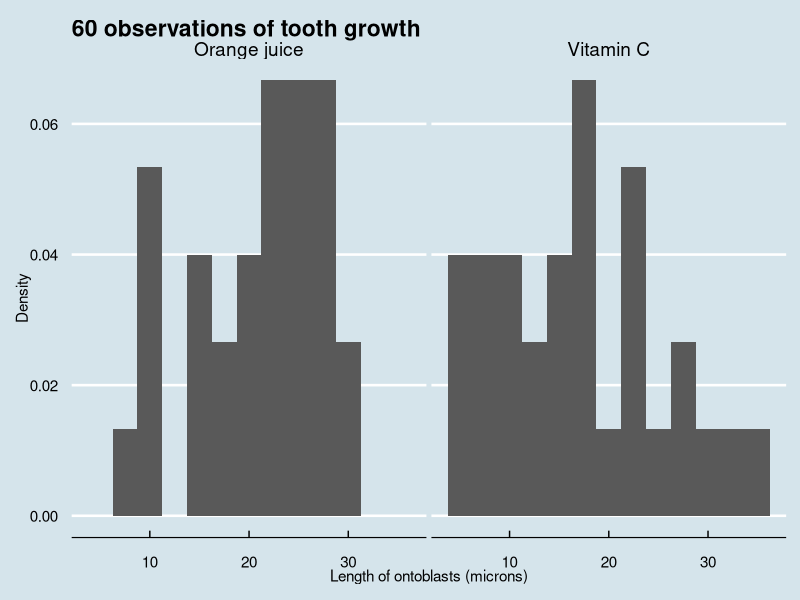
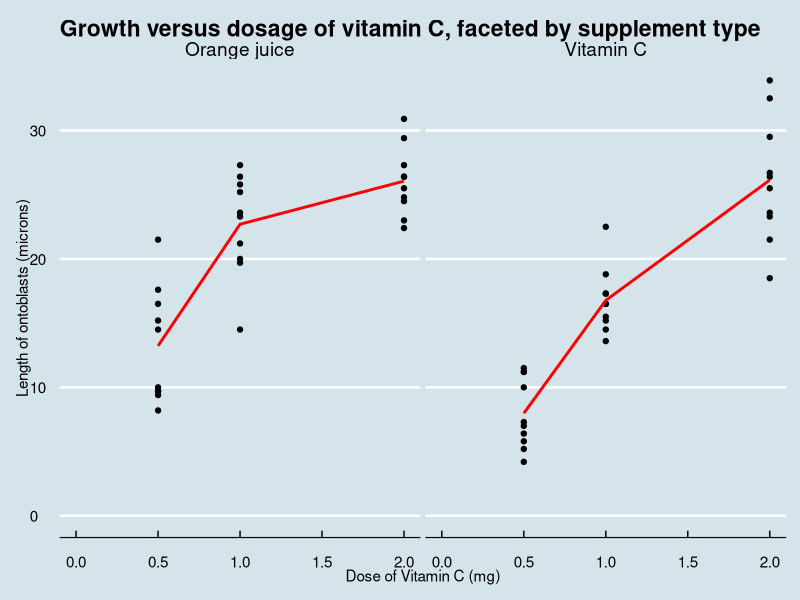

These charts were generated, in order, by the following R code: (Note: this script raises an error after producing the figures.)
## ---- chunk 1
library("datasets")
## ---- chunk 2
str(ToothGrowth)
## ---- chunk 3
library("ggplot2")
library("ggthemes")
levels(ToothGrowth$supp) <- c("Orange juice", "Vitamin C")
## ---- chunk 4
# Density histogram, faceted by supplement type.
p <- ggplot(data=ToothGrowth, aes(x=len))
p <- p + geom_histogram(aes(y=..density..), binwidth = 2.5)
p <- p + facet_grid(. ~ supp)
p <- p + ggtitle("60 observations of tooth growth") + 
  ylab("Density") + 
  xlab("Length of ontoblasts (microns)") +
  theme_economist()
p
## ---- chunk 5
# Growth (length) against dose, faceted by supplement type.
g <- ggplot(data=ToothGrowth, aes(x=dose, y=len))
g <- g + geom_point()
g <- g + stat_summary(geom = "line", fun.y = mean, size = 1, col = "red")
g <- g + expand_limits(x=0,y=0) + 
  ylab("Length of ontoblasts (microns)") + 
  xlab("Dose of Vitamin C (mg)") +
  ggtitle("Growth versus dosage of vitamin C, faceted by supplement type") +
  theme_economist()
g <- g + facet_grid(. ~ supp)
g
## ---- chunk 6
ci <- function(ttout) { 
  i <- round(as.vector(ttout$conf.int), 2)
  paste0("(", i[1], ", ", i[2], ")")
}
ttig95 <- t.test(len ~ I(relevel(supp, 2)), paired=FALSE, data=ToothGrowth)
ttig90 <- t.test(len ~ I(relevel(supp, 2)), paired=FALSE, data=ToothGrowth, conf.level=0.9)
ttig95
## ---- chunk 7
t.test(len ~ I(relevel(supp, 2)), paired=TRUE, data=ToothGrowth)
